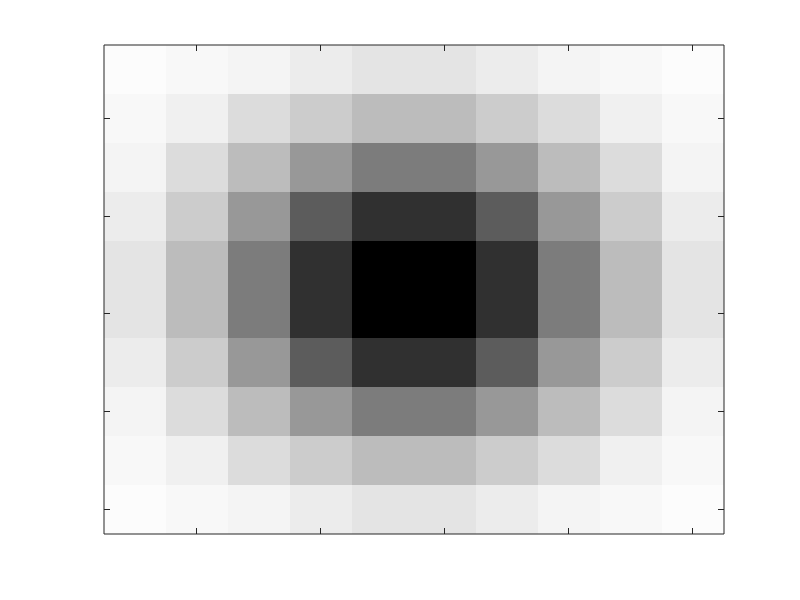

The MATLAB script that drew this image:
% Victor Z
% UW-Madison, 2020
% illustrate 2D Gauss filter
clc;  clear all; close all hidden; format short 

% specify mean and covariance 
   mu = [0 0];
Sigma = [2 0; 0 2]; % no correlation

% evaluate probability density function in domain(-3,3 and -3,3)
nmesh = 10;
x1 = linspace(-3,3,nmesh); x2 = linspace(-3,3,nmesh); 
[X1,X2] = meshgrid(x1,x2); % create mesh
F = mvnpdf([X1(:) X2(:)],mu,Sigma); % pdf on mesh
F = reshape(F,length(x2),length(x1));

Fc=round(100*F)

figure(1)
c=linspace(0.99,0.0,64)';
C=[c,c,c];
imagesc(100*F)
colormap(C);
set(gca,'FontSize',14)
set(gca,'xticklabel',[])
set(gca,'yticklabel',[])
print -depsc ch6_2D_gaussian_field.eps

%input.data = Fc;
%input.dataFormat = {'%.0f'};
%input.makeCompleteLatexDocument = 1;
%latex = latexTable(input);

% save LaTex code as file
% fid=fopen('MyMatrix.tex','w');
% [nrows,ncols] = size(latex);
% for row = 1:nrows
%     fprintf(fid,'%s\n',latex{row,:});
% end
% fclose(fid);


